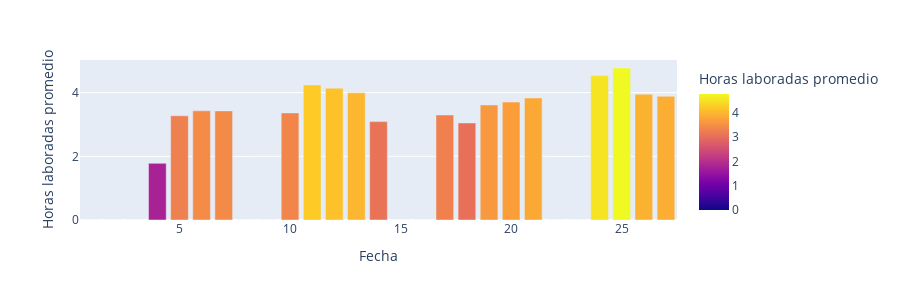

Source (notebook cell):
### Code cell
data_apps_global = data
data_apps_global = data_apps_global.groupby(['day'], as_index=False)['duration'].sum()
data_apps_global.index = data_apps_global['day']
data_apps_global = data_apps_global.reindex(range(1,28), fill_value=0)
data_apps_global['date'] = data_apps_global.index
data_apps_global['duration'] = (data_apps_global['duration']/3600)/21
fig = px.bar(data_apps_global, x='date', y='duration',color='duration',
             labels={'date':'Fecha','duration':'Horas laboradas promedio'}, height=300)
fig.show()

### Figure 1 — Plotly figure (JSON) as saved in the notebook; plotly's stock layout.template omitted (floating-point values rounded to 4 significant figures)
{"data": [{"alignmentgroup": "True", "hoverlabel": {"namelength": 0}, "hovertemplate": "Fecha=%{x}<br>Horas laboradas promedio=%{marker.color}", "legendgroup": "", "marker": {"color": [0, 0, 0, 1.78, 3.274, 3.429, 3.426, 0, 0, 3.363, 4.24, 4.141, 3.993, 3.09, 0, 0, 3.298, 3.048, 3.612, 3.705, 3.833, 0, 0, 4.536, 4.773, 3.95, 3.886], "coloraxis": "coloraxis"}, "name": "", "offsetgroup": "", "orientation": "v", "showlegend": false, "textposition": "auto", "type": "bar", "x": [1, 2, 3, 4, 5, 6, 7, 8, 9, 10, 11, 12, 13, 14, 15, 16, 17, 18, 19, 20, 21, 22, 23, 24, 25, 26, 27], "xaxis": "x", "y": [0, 0, 0, 1.78, 3.274, 3.429, 3.426, 0, 0, 3.363, 4.24, 4.141, 3.993, 3.09, 0, 0, 3.298, 3.048, 3.612, 3.705, 3.833, 0, 0, 4.536, 4.773, 3.95, 3.886], "yaxis": "y"}], "layout": {"barmode": "relative", "coloraxis": {"colorbar": {"title": {"text": "Horas laboradas promedio"}}, "colorscale": [[0, "#0d0887"], [0.1111, "#46039f"], [0.2222, "#7201a8"], [0.3333, "#9c179e"], [0.4444, "#bd3786"], [0.5556, "#d8576b"], [0.6667, "#ed7953"], [0.7778, "#fb9f3a"], [0.8889, "#fdca26"], [1, "#f0f921"]]}, "height": 300, "legend": {"tracegroupgap": 0}, "margin": {"t": 60}, "xaxis": {"anchor": "y", "domain": [0, 1], "title": {"text": "Fecha"}}, "yaxis": {"anchor": "x", "domain": [0, 1], "title": {"text": "Horas laboradas promedio"}}}}
